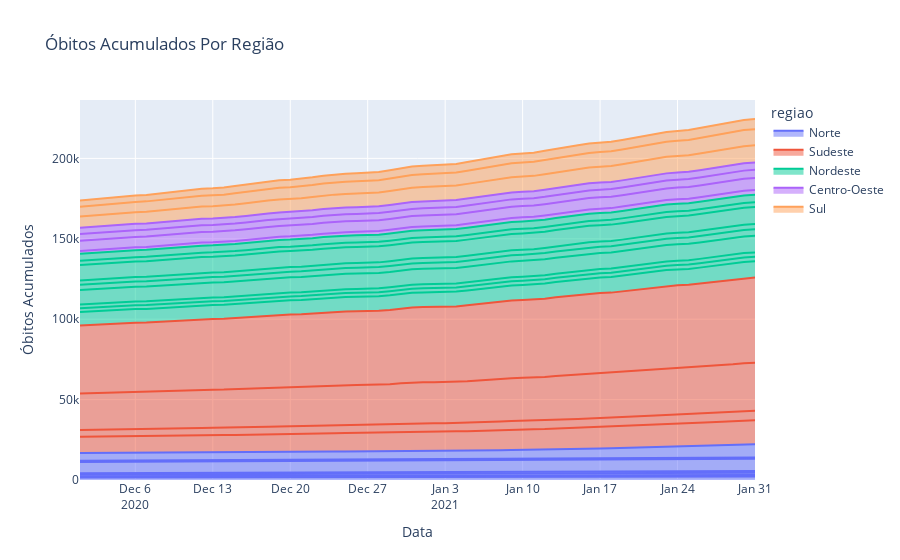

Source (notebook cell):
### Markdown cell above
### Mostrando Óbitos Acumulados Por Região

### Code cell
fig = px.area(timecut_df, x="data", y="obitosAcumulado", 
              color="regiao", 
              line_group="estado",
              title="Óbitos Acumulados Por Região", 
              labels = {'data': "Data", 'obitosAcumulado': "Óbitos Acumulados"})
fig.show()
